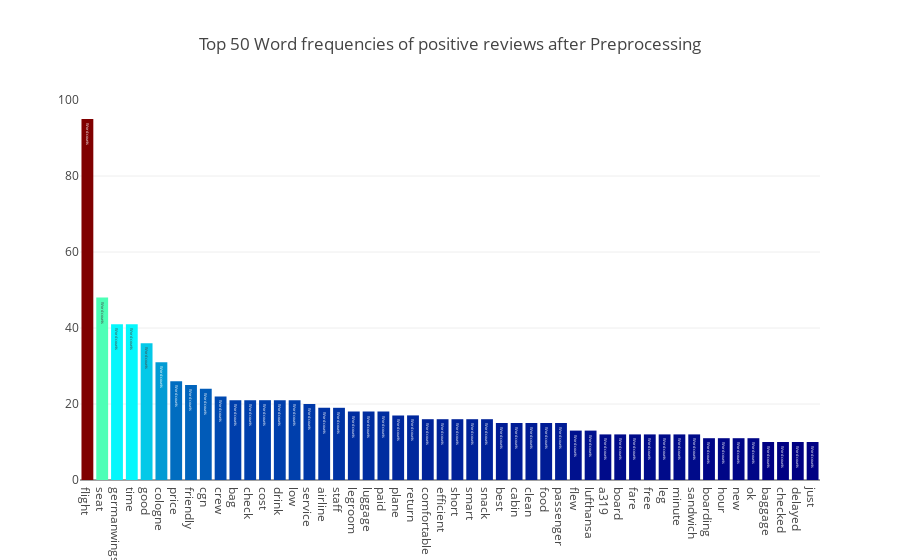

Write notebook code for a chart like this one.
### Code cell
pos_text = list(pos_review)
show_word_frequencies(pos_text, title='Top 50 Word frequencies of positive reviews after Preprocessing')

### Figure 1 — Plotly figure (JSON) as saved in the notebook; plotly's stock layout.template omitted (floating-point values rounded to 4 significant figures)
{"data": [{"marker": {"color": [95, 48, 41, 41, 36, 31, 26, 25, 24, 22, 21, 21, 21, 21, 21, 20, 19, 19, 18, 18, 18, 17, 17, 16, 16, 16, 16, 16, 15, 15, 15, 15, 15, 13, 13, 12, 12, 12, 12, 12, 12, 12, 11, 11, 11, 11, 10, 10, 10, 10], "colorscale": "Jet"}, "text": "Word counts", "type": "bar", "uid": "95d06348-49e4-4dac-badf-641e613e39b0", "x": ["flight", "seat", "germanwings", "time", "good", "cologne", "price", "friendly", "cgn", "crew", "bag", "check", "cost", "drink", "low", "service", "airline", "staff", "legroom", "luggage", "paid", "plane", "return", "comfortable", "efficient", "short", "smart", "snack", "best", "cabin", "clean", "food", "passenger", "flew", "lufthansa", "a319", "board", "fare", "free", "leg", "minute", "sandwich", "boarding", "hour", "new", "ok", "baggage", "checked", "delayed", "just"], "y": [95, 48, 41, 41, 36, 31, 26, 25, 24, 22, 21, 21, 21, 21, 21, 20, 19, 19, 18, 18, 18, 17, 17, 16, 16, 16, 16, 16, 15, 15, 15, 15, 15, 13, 13, 12, 12, 12, 12, 12, 12, 12, 11, 11, 11, 11, 10, 10, 10, 10]}], "layout": {"title": {"text": "Top 50 Word frequencies of positive reviews after Preprocessing"}}}
